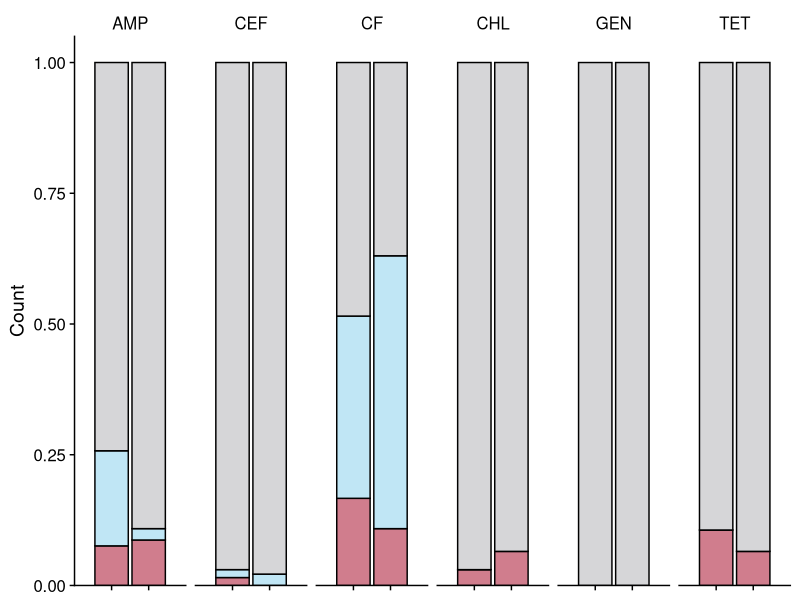
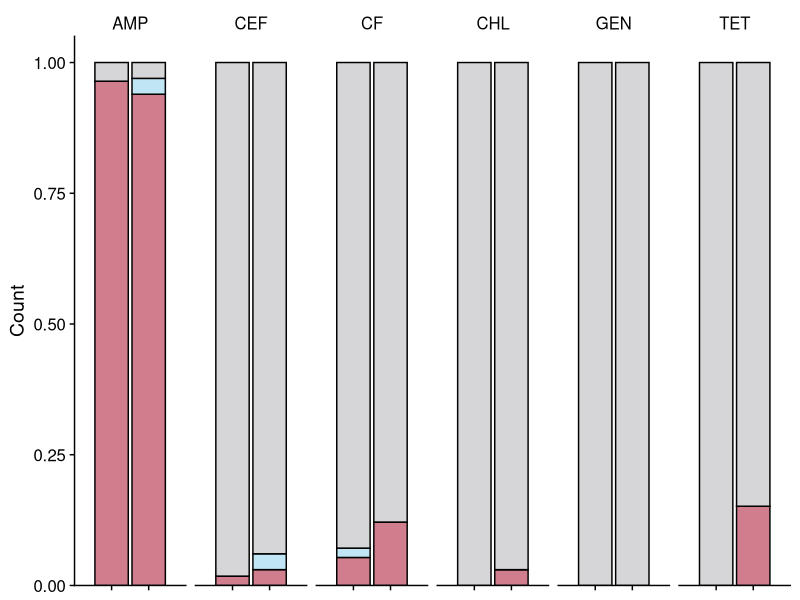
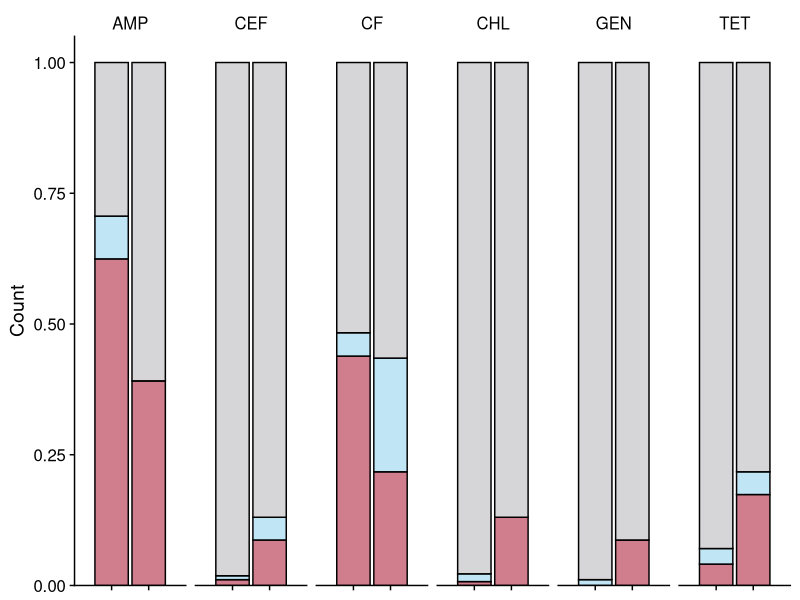
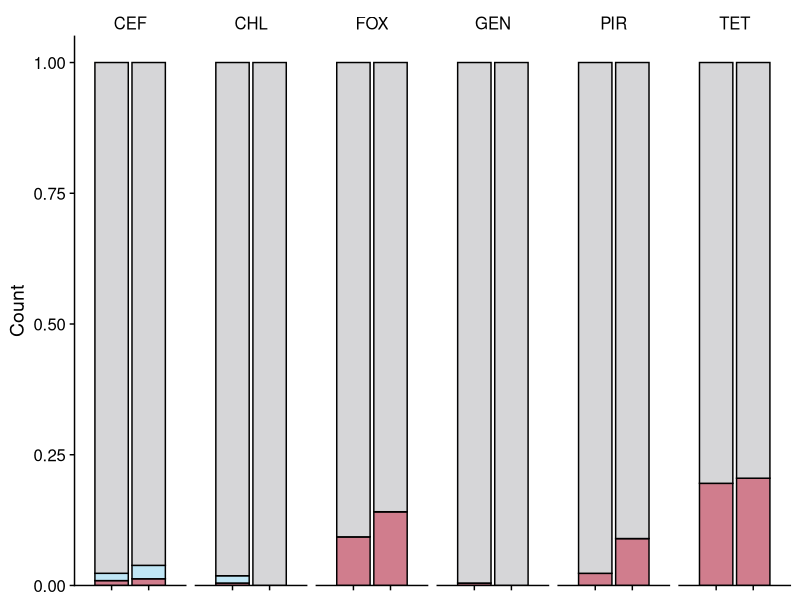
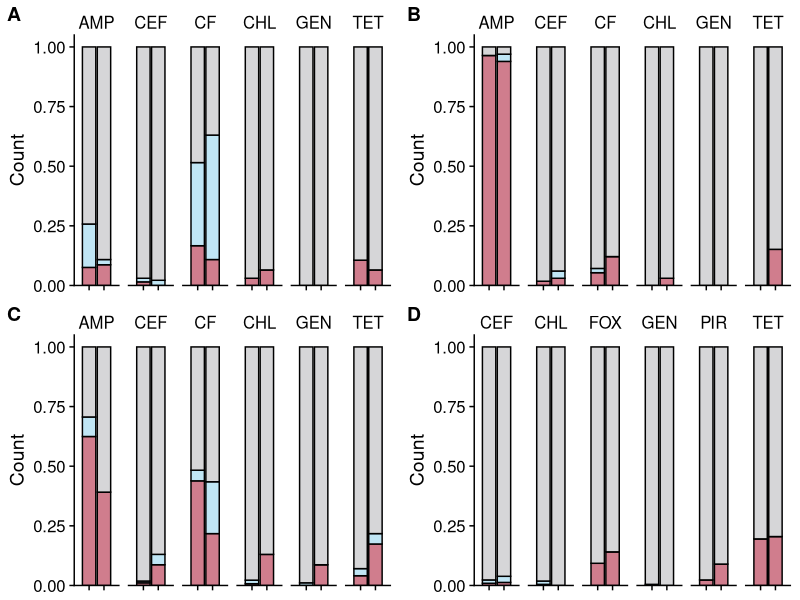

Source code (R) for these figures, in order:
setwd("C:/Users/asomm/OneDrive - UW-Madison/Work_Documents/Projects/Antibiotic Resistance Testing/R")

library(dplyr)
library(ggplot2)
library(tidyverse)
library(cowplot)
library(tidyverse)
library(ggpubr)

df1 <- read.csv("ARS_Data_Summary.csv")

#EC
df1_EC <- df1 %>% filter(Taxa == "EC")
df1_EC_long <- df1_EC %>%
  pivot_longer(cols = c(R, I, S), names_to = "Resistance", values_to = "Count")


df1_EC_long$Resistance <- factor(df1_EC_long$Resistance, levels=c("S", "I", "R"))

p1 <- ggplot(df1_EC_long, aes(x=Source, y=Count, fill=Resistance)) +
  geom_bar(stat='identity', position='fill', color = "Black") +
  facet_grid(~Antibiotic) +
  scale_y_continuous(expand=expansion(mult=c(0, 0.05))) +
  theme_half_open() +
  scale_fill_manual(values=c("#D6D6D8", "#C0E6F5", "#D07D8D")) +
  theme(strip.background = element_rect(colour="white", fill="white"))  +
  scale_x_discrete(expand=c(1,0)) +
  theme(axis.title.x=element_blank(),
        axis.text.x=element_blank()) + theme(legend.position="none")
p1

#KP
df1_Kleb <- df1 %>% filter(Taxa == "Kleb")
df1_Kleb_long <- df1_Kleb %>%
  pivot_longer(cols = c(R, I, S), names_to = "Resistance", values_to = "Count")
df1_Kleb_long$Resistance <- factor(df1_Kleb_long$Resistance, levels=c("S", "I", "R"))
p2<- ggplot(df1_Kleb_long, aes(x=Source, y=Count, fill=Resistance)) +
  geom_bar(stat='identity', position='fill', color = "Black") +
  facet_grid(~Antibiotic) +
  scale_y_continuous(expand=expansion(mult=c(0, 0.05))) +
  theme_half_open() +
  scale_fill_manual(values=c("#D6D6D8", "#C0E6F5", "#D07D8D")) +
  theme(strip.background = element_rect(colour="white", fill="white"))  +
  scale_x_discrete(expand=c(1,0))+
  theme(axis.title.x=element_blank(),
        axis.text.x=element_blank()) + theme(legend.position="none")
p2

#Other
df1_Other <- df1 %>% filter(Taxa == "Other")
df1_Other_long <- df1_Other %>%
  pivot_longer(cols = c(R, I, S), names_to = "Resistance", values_to = "Count")
df1_Other_long$Resistance <- factor(df1_Other_long$Resistance, levels=c("S", "I", "R"))
p3<- ggplot(df1_Other_long, aes(x=Source, y=Count, fill=Resistance)) +
  geom_bar(stat='identity', position='fill', color = "Black") +
  facet_grid(~Antibiotic) +
  scale_y_continuous(expand=expansion(mult=c(0, 0.05))) +
  theme_half_open() +
  scale_fill_manual(values=c("#D6D6D8", "#C0E6F5", "#D07D8D")) +
  theme(strip.background = element_rect(colour="white", fill="white"))  +
  scale_x_discrete(expand=c(1,0))+
  theme(axis.title.x=element_blank(),
        axis.text.x=element_blank()) + theme(legend.position="none")
p3

#Staph
df1_Staph <- df1 %>% filter(Taxa == "Staph")
df1_Staph_long <- df1_Staph %>%
  pivot_longer(cols = c(R, I, S), names_to = "Resistance", values_to = "Count")
df1_Staph_long$Resistance <- factor(df1_Staph_long$Resistance, levels=c("S", "I", "R"))
p4<- ggplot(df1_Staph_long, aes(x=Source, y=Count, fill=Resistance)) +
  geom_bar(stat='identity', position='fill', color = "Black") +
  facet_grid(~Antibiotic) +
  scale_y_continuous(expand=expansion(mult=c(0, 0.05))) +
  theme_half_open() +
  scale_fill_manual(values=c("#D6D6D8", "#C0E6F5", "#D07D8D")) +
  theme(strip.background = element_rect(colour="white", fill="white"))  +
  scale_x_discrete(expand=c(1,0))+
  theme(axis.title.x=element_blank(),
        axis.text.x=element_blank()) + theme(legend.position="none")
p4


ggarrange(p1, p2, p3, p4 + rremove("x.text"), 
          labels = c("A", "B", "C","D"),
          ncol = 2, nrow = 2)

